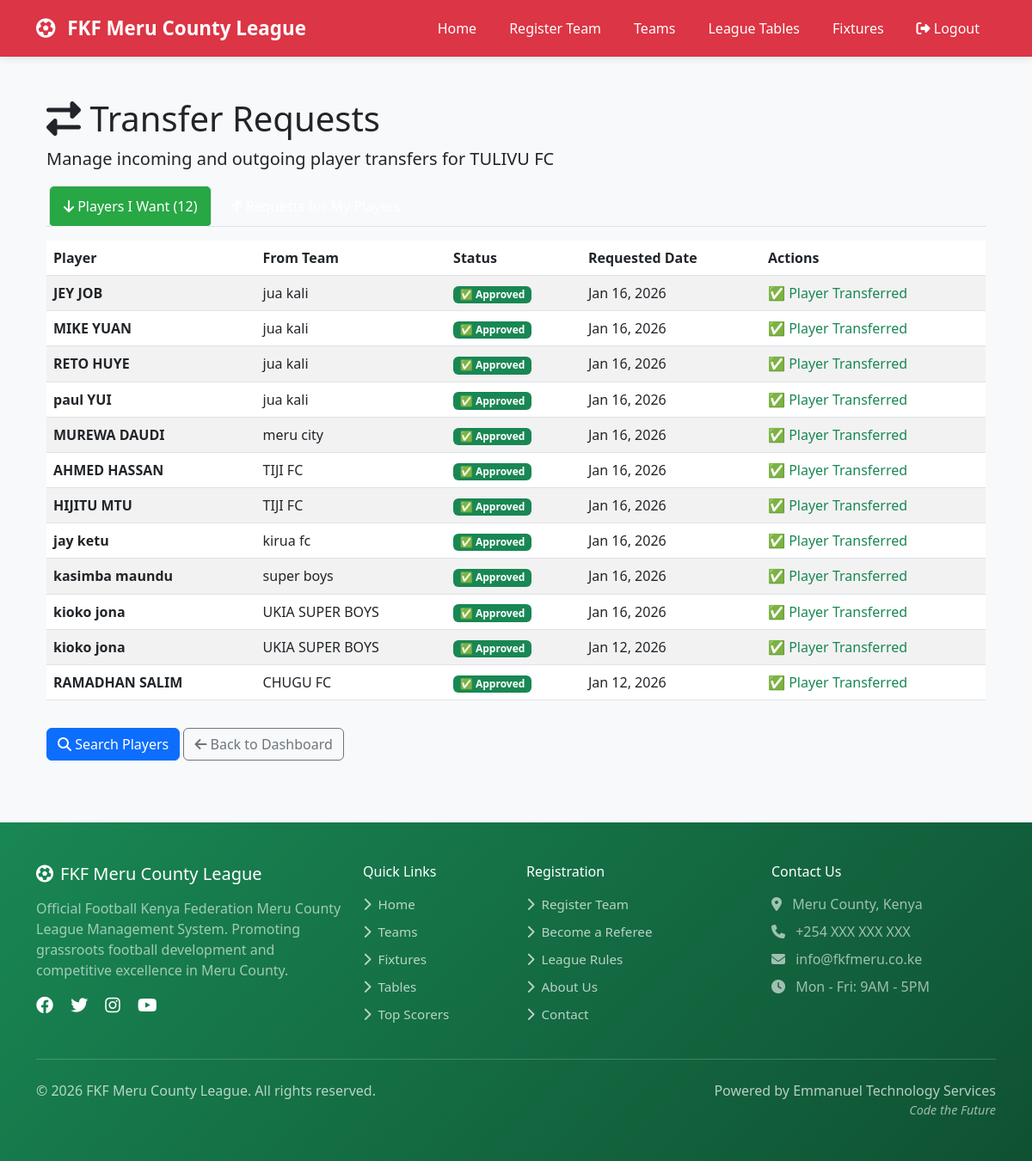
The app's page /teams/my-transfers/ (signed in) with its own data.
### teams/models.py (models this page shows, shortened)
class Team(models.Model):
    STATUS_CHOICES = [
        ('pending', 'Pending'),
        ('approved', 'Approved'),
        ('rejected', 'Rejected'),
        ('suspended', 'Suspended'),
    ]
    team_name = models.CharField(max_length=200, unique=True)
    team_code = models.CharField(max_length=20, unique=True, blank=True)
    logo = models.ImageField(upload_to='team_logos/', blank=True, null=True)
    location = models.CharField(max_length=200)
    home_ground = models.CharField(max_length=200)
    map_location = models.URLField(blank=True)
    latitude = models.DecimalField(max_digits=9, decimal_places=6, blank=True, null=True)
    longitude = models.DecimalField(max_digits=9, decimal_places=6, blank=True, null=True)
    contact_person = models.CharField(max_length=100)
    phone_number = models.CharField(
        max_length=13,
        unique=True,
        validators=[validate_kenya_phone],
        help_text="Must be +254 followed by 9 digits (e.g., +254712345678)"
    )
    email = models.EmailField(blank=True, unique=True)
    zone = models.ForeignKey(Zone, on_delete=models.SET_NULL, null=True, blank=True)
    status = models.CharField(max_length=20, choices=STATUS_CHOICES, default='pending')
    manager = models.ForeignKey(
        settings.AUTH_USER_MODEL,
        on_delete=models.SET_NULL,
        null=True,
        blank=True,
        related_name='managed_teams'
    )
    payment_status = models.BooleanField(default=False)
    payment_date = models.DateField(blank=True, null=True)
    home_jersey_color = models.CharField(max_length=50, blank=True, default='#dc3545')
    home_shorts_color = models.CharField(max_length=50, blank=True, default='#ffffff')
    home_socks_color = models.CharField(max_length=50, blank=True, default='#dc3545')
    away_jersey_color = models.CharField(max_length=50, blank=True, default='#ffffff')
    away_shorts_color = models.CharField(max_length=50, blank=True, default='#dc3545')
    away_socks_color = models.CharField(max_length=50, blank=True, default='#ffffff')
    third_jersey_color = models.CharField(max_length=50, blank=True)
    third_shorts_color = models.CharField(max_length=50, blank=True)
    third_socks_color = models.CharField(max_length=50, blank=True)
    gk_home_jersey_color = models.CharField(max_length=50, blank=True, default='#28a745')
    gk_home_shorts_color = models.CharField(max_length=50, blank=True, default='#28a745')
    gk_home_socks_color = models.CharField(max_length=50, blank=True, default='#28a745')
    gk_away_jersey_color = models.CharField(max_length=50, blank=True, default='#ffc107')
    gk_away_shorts_color = models.CharField(max_length=50, blank=True, default='#ffc107')
    gk_away_socks_color = models.CharField(max_length=50, blank=True, default='#ffc107')
    gk_third_jersey_color = models.CharField(max_length=50, blank=True)
    gk_third_shorts_color = models.CharField(max_length=50, blank=True)
    gk_third_socks_color = models.CharField(max_length=50, blank=True)
    kit_colors_set = models.BooleanField(default=False)
    kit_setup_prompt_shown = models.BooleanField(default=False)
    home_kit_image = models.ImageField(upload_to='kit_images/', blank=True, null=True,
                                      help_text="Upload home kit design/image")
    away_kit_image = models.ImageField(upload_to='kit_images/', blank=True, null=True,
                                      help_text="Upload away kit design/image")
    third_kit_image = models.ImageField(upload_to='kit_images/', blank=True, null=True,
                                       help_text="Upload third kit design/image")
    gk_home_kit_image = models.ImageField(upload_to='kit_images/', blank=True, null=True,
                                         help_text="Upload GK home kit design/image")
    gk_away_kit_image = models.ImageField(upload_to='kit_images/', blank=True, null=True,
                                         help_text="Upload GK away kit design/image")
    gk_third_kit_image = models.ImageField(upload_to='kit_images/', blank=True, null=True,
                                          help_text="Upload GK third kit design/image")
    registration_date = models.DateTimeField(auto_now_add=True)
    class Meta:
        ordering = ['team_name']

class TransferRequest(models.Model):
    STATUS_CHOICES = [
        ('pending_parent', 'Pending Parent Club Decision'),
        ('approved', 'Approved - Transfer Complete'),
        ('rejected', 'Rejected by Parent Club'),
        ('cancelled', 'Cancelled by Requester'),
    ]
    player = models.ForeignKey(
        'Player',
        on_delete=models.CASCADE,
        related_name='transfer_requests'
    )
    from_team = models.ForeignKey(
        Team,
        on_delete=models.CASCADE,
        related_name='outgoing_transfer_requests',
        help_text="Current team (parent club)"
    )
    to_team = models.ForeignKey(
        Team,
        on_delete=models.CASCADE,
        related_name='incoming_transfer_requests',
        help_text="Requesting team"
    )
    status = models.CharField(
        max_length=20,
        choices=STATUS_CHOICES,
        default='pending_parent'
    )
    requested_by = models.ForeignKey(
        settings.AUTH_USER_MODEL,
        on_delete=models.SET_NULL,
        null=True,
        related_name='transfer_requests_made'
    )
    request_date = models.DateTimeField(auto_now_add=True)
    parent_decision_by = models.ForeignKey(
        settings.AUTH_USER_MODEL,
        on_delete=models.SET_NULL,
        null=True,
        blank=True,
        related_name='transfer_decisions_made'
    )
    parent_decision_reason = models.TextField(blank=True)
    parent_decision_date = models.DateTimeField(null=True, blank=True)
    admin_override = models.BooleanField(
        default=False,
        help_text="True if admin forced approval after rejection"
    )
    admin_override_by = models.ForeignKey(
        settings.AUTH_USER_MODEL,
        on_delete=models.SET_NULL,
        null=True,
        blank=True,
        related_name='transfer_overrides_made'
    )
    admin_override_reason = models.TextField(blank=True)
    admin_override_date = models.DateTimeField(null=True, blank=True)
    updated_at = models.DateTimeField(auto_now=True)
    class Meta:
        ordering = ['-request_date']
        indexes = [
            models.Index(fields=['status', 'from_team']),
            models.Index(fields=['status', 'to_team']),
            models.Index(fields=['player', 'status']),
        ]

class Player(models.Model):
    POSITION_CHOICES = [
        ('GK', 'Goalkeeper'),
        ('DF', 'Defender'),
        ('MF', 'Midfielder'),
        ('FW', 'Forward'),
    ]
    first_name = models.CharField(max_length=100)
    last_name = models.CharField(max_length=100)
    date_of_birth = models.DateField()
    nationality = models.CharField(max_length=100, default='Kenyan')
    id_number = models.CharField(max_length=20, unique=True)
    photo = models.ImageField(upload_to='player_photos/', blank=True, null=True)
    fkf_license_number = models.CharField(max_length=50, blank=True, verbose_name="FKF License Number")
    license_expiry_date = models.DateField(blank=True, null=True, verbose_name="License Expiry Date")
    iprs_verified = models.BooleanField(default=False, help_text="Verified with Kenya IPRS")
    iprs_verification_date = models.DateTimeField(null=True, blank=True)
    fifa_verified = models.BooleanField(default=False, help_text="Verified with FIFA Connect")
    fifa_verification_date = models.DateTimeField(null=True, blank=True)
    fifa_id = models.CharField(max_length=50, blank=True, null=True, help_text="FIFA Connect Player ID")
    verification_results = models.JSONField(
        null=True,
        blank=True,
        help_text="Detailed verification results from IPRS and FIFA"
    )
    verification_warnings = models.TextField(blank=True, help_text="Any warnings from verification")
    team = models.ForeignKey(Team, on_delete=models.CASCADE, related_name='players')
    position = models.CharField(max_length=2, choices=POSITION_CHOICES)
    jersey_number = models.IntegerField()
    is_captain = models.BooleanField(default=False)
    yellow_cards = models.IntegerField(default=0)
    red_cards = models.IntegerField(default=0)
    goals_scored = models.IntegerField(default=0)
    matches_played = models.IntegerField(default=0)
    clean_sheets = models.IntegerField(default=0, help_text="Number of clean sheets (for goalkeepers)")
    is_suspended = models.BooleanField(default=False)
    suspension_end = models.DateField(blank=True, null=True)
    suspension_reason = models.TextField(blank=True)
    suspension_matches = models.IntegerField(default=0, help_text="Number of matches suspended")
    registration_date = models.DateTimeField(auto_now_add=True)
    @property
    def full_name(self):
        return f"{self.first_name} {self.last_name}"
    class Meta:
        ordering = ['team', 'jersey_number']
        unique_together = ['team', 'jersey_number']

### teams/views.py (the view)
# urls.py: path('my-transfers/', views.my_transfer_requests, name='my_transfer_requests'),
@login_required
def my_transfer_requests(request):
    team = Team.objects.filter(manager=request.user, status='approved').first()
    if not team:
        messages.error(request, "You don't have an approved team.")
        return redirect('dashboard')
    outgoing_requests = TransferRequest.objects.filter(
        to_team=team
    ).select_related('player', 'from_team', 'requested_by').order_by('-request_date')
    incoming_requests = TransferRequest.objects.filter(
        from_team=team,
        status='pending_parent'
    ).select_related('player', 'to_team', 'requested_by').order_by('-request_date')
    context = {
        'team': team,
        'outgoing_requests': outgoing_requests,
        'incoming_requests': incoming_requests,
        'pending_incoming_count': incoming_requests.count()
    }
    return render(request, 'teams/transfer_requests.html', context)

### templates/teams/transfer_requests.html (shortened to what this page needs)
{% extends "base.html" %}
{% block content %}
<div class="container mt-4">
    <h1><i class="fas fa-exchange-alt"></i> Transfer Requests</h1>
    <p class="lead">Manage incoming and outgoing player transfers for {{ team.team_name }}</p>
    <ul class="nav nav-tabs mb-3" id="transferTabs" role="tablist">
        <li class="nav-item" role="presentation">
            <button class="nav-link active" id="outgoing-tab" data-bs-toggle="tab"
                    data-bs-target="#outgoing" type="button" role="tab">
                <i class="fas fa-arrow-down"></i> Players I Want ({{ outgoing_requests.count }})
            </button>
        </li>
        <li class="nav-item" role="presentation">
            <button class="nav-link" id="incoming-tab" data-bs-toggle="tab"
                    data-bs-target="#incoming" type="button" role="tab">
                <i class="fas fa-arrow-up"></i> Requests for My Players
            </button>
        </li>
    </ul>
    <div class="tab-content" id="transferTabsContent">
        <div class="tab-pane fade show active" id="outgoing" role="tabpanel">
            {% if outgoing_requests %}
            <div class="table-responsive">
                <table class="table table-striped">
                    <thead>
                        <tr>
                            <th>Player</th>
                            <th>From Team</th>
                            <th>Status</th>
                            <th>Requested Date</th>
                            <th>Actions</th>
                        </tr>
                    </thead>
                    <tbody>
                        {% for request in outgoing_requests %}
                        <tr>
                            <td><strong>{{ request.player.full_name }}</strong></td>
                            <td>{{ request.from_team.team_name }}</td>
                            <td>
                                {% if request.status == 'pending_parent' %}
                                <span class="badge bg-warning">⏳ Pending</span>
                                {% elif request.status == 'approved' %}
                                <span class="badge bg-success">✅ Approved</span>
                                {% elif request.status == 'rejected' %}
                                <span class="badge bg-danger">❌ Rejected</span>
                                {% elif request.status == 'cancelled' %}
                                <span class="badge bg-secondary">Cancelled</span>
                                {% endif %}
                            </td>
                            <td>{{ request.request_date|date:"M d, Y" }}</td>
                            <td>
                                {% if request.status == 'pending_parent' %}
                                <a href="{% url 'teams:cancel_transfer' request.id %}"
                                   class="btn btn-sm btn-outline-danger"
                                   onclick="return confirm('Cancel this transfer request?');">
                                    Cancel
                                </a>
                                {% elif request.status == 'approved' %}
                                <span class="text-success">✅ Player Transferred</span>
                                {% endif %}
                            </td>
                        </tr>
                        {% endfor %}
                    </tbody>
                </table>
            </div>
            {% else %}
            <div class="alert alert-info">
                <i class="fas fa-info-circle"></i> You haven't requested any transfers yet.
                <a href="{% url 'teams:search_players' %}" class="alert-link">Search for players</a>
            </div>
            {% endif %}
        </div>
    </div>
    <div class="mt-3">
        <a href="{% url 'teams:search_players' %}" class="btn btn-primary">
            <i class="fas fa-search"></i> Search Players
        </a>
        <a href="{% url 'teams:team_manager_dashboard' %}" class="btn btn-outline-secondary">
            <i class="fas fa-arrow-left"></i> Back to Dashboard
        </a>
    </div>
</div>
{% endblock %}

### static/css/app.css (style rules this page uses)
:root { --fkf-primary: #dc3545; --fkf-accent: #198754; }
body { -webkit-font-smoothing: antialiased; -moz-osx-font-smoothing: grayscale; }

### templates/base.html (style rules this page uses)
:root { --primary-red: #DC3545; --primary-green: #198754; --primary-white: #FFFFFF; --primary-black: #212529; --hover-green: #28a745; }
body { font-family: 'Segoe UI', Tahoma, Geneva, Verdana, sans-serif; background-color: #f8f9fa; display: flex; flex-direction: column; min-height: 100vh; margin: 0; padding: 0; }
.nav-link { color: white !important; font-weight: 500; padding: 0.7rem 1rem !important; margin: 0 3px; border-radius: 5px; transition: all 0.3s ease; }
.nav-link.active { background-color: var(--hover-green) !important; }

### records on screen
Team: team_name "TULIVU FC"
TransferRequest: player.full_name "JEY JOB", from_team.team_name "jua kali", status "✅ Approved", request_date "Jan 16, 2026"
TransferRequest: player.full_name "MIKE YUAN", from_team.team_name "jua kali", status "✅ Approved", request_date "Jan 16, 2026"
TransferRequest: player.full_name "RETO HUYE", from_team.team_name "jua kali", status "✅ Approved", request_date "Jan 16, 2026"
TransferRequest: player.full_name "paul YUI", from_team.team_name "jua kali", status "✅ Approved", request_date "Jan 16, 2026"
TransferRequest: player.full_name "MUREWA DAUDI", from_team.team_name "meru city", status "✅ Approved", request_date "Jan 16, 2026"
TransferRequest: player.full_name "AHMED HASSAN", from_team.team_name "TIJI FC", status "✅ Approved", request_date "Jan 16, 2026"
TransferRequest: player.full_name "HIJITU MTU", from_team.team_name "TIJI FC", status "✅ Approved", request_date "Jan 16, 2026"
TransferRequest: player.full_name "jay ketu", from_team.team_name "kirua fc", status "✅ Approved", request_date "Jan 16, 2026"
TransferRequest: player.full_name "kasimba maundu", from_team.team_name "super boys", status "✅ Approved", request_date "Jan 16, 2026"
TransferRequest: player.full_name "kioko jona", from_team.team_name "UKIA SUPER BOYS", status "✅ Approved", request_date "Jan 16, 2026"
TransferRequest: player.full_name "kioko jona", from_team.team_name "UKIA SUPER BOYS", status "✅ Approved", request_date "Jan 12, 2026"
TransferRequest: player.full_name "RAMADHAN SALIM", from_team.team_name "CHUGU FC", status "✅ Approved", request_date "Jan 12, 2026"

### other values on screen
{{ outgoing_requests.count }} "12"
